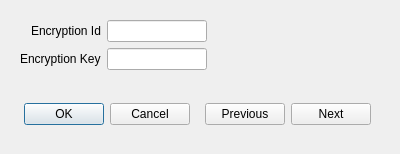
<?xml version="1.0" encoding="UTF-8"?>
<ui version="4.0">
 <class>EncryptionCodeEditDialog</class>
 <widget class="QDialog" name="EncryptionCodeEditDialog">
  <property name="geometry">
   <rect>
    <x>0</x>
    <y>0</y>
    <width>400</width>
    <height>154</height>
   </rect>
  </property>
  <property name="windowTitle">
   <string>Dialog</string>
  </property>
  <layout class="QVBoxLayout" name="verticalLayout">
   <item>
    <widget class="QWidget" name="widget" native="true">
     <layout class="QVBoxLayout" name="verticalLayout_2">
      <item>
       <layout class="QFormLayout" name="formLayout">
        <property name="labelAlignment">
         <set>Qt::AlignmentFlag::AlignRight|Qt::AlignmentFlag::AlignTrailing|Qt::AlignmentFlag::AlignVCenter</set>
        </property>
        <item row="0" column="0">
         <widget class="QLabel" name="label">
          <property name="text">
           <string>Encryption Id</string>
          </property>
         </widget>
        </item>
        <item row="1" column="0">
         <widget class="QLabel" name="label_2">
          <property name="text">
           <string>Encryption Key</string>
          </property>
         </widget>
        </item>
        <item row="1" column="1">
         <widget class="QLineEdit" name="keyTxt">
          <property name="maximumSize">
           <size>
            <width>100</width>
            <height>16777215</height>
           </size>
          </property>
          <property name="maxLength">
           <number>4</number>
          </property>
         </widget>
        </item>
        <item row="0" column="1">
         <widget class="QLineEdit" name="idTxt">
          <property name="maximumSize">
           <size>
            <width>100</width>
            <height>16777215</height>
           </size>
          </property>
          <property name="maxLength">
           <number>4</number>
          </property>
         </widget>
        </item>
       </layout>
      </item>
     </layout>
    </widget>
   </item>
   <item>
    <widget class="QWidget" name="widget_2" native="true">
     <layout class="QHBoxLayout" name="horizontalLayout">
      <item>
       <widget class="QDialogButtonBox" name="buttonBox">
        <property name="orientation">
         <enum>Qt::Orientation::Horizontal</enum>
        </property>
        <property name="standardButtons">
         <set>QDialogButtonBox::StandardButton::Cancel|QDialogButtonBox::StandardButton::Ok</set>
        </property>
       </widget>
      </item>
      <item>
       <widget class="QWidget" name="widget_3" native="true">
        <layout class="QHBoxLayout" name="horizontalLayout_2">
         <item>
          <widget class="QPushButton" name="prevBtn">
           <property name="text">
            <string>Previous</string>
           </property>
          </widget>
         </item>
         <item>
          <widget class="QPushButton" name="nextBtn">
           <property name="text">
            <string>Next</string>
           </property>
          </widget>
         </item>
        </layout>
       </widget>
      </item>
     </layout>
    </widget>
   </item>
  </layout>
 </widget>
 <resources/>
 <connections/>
</ui>
